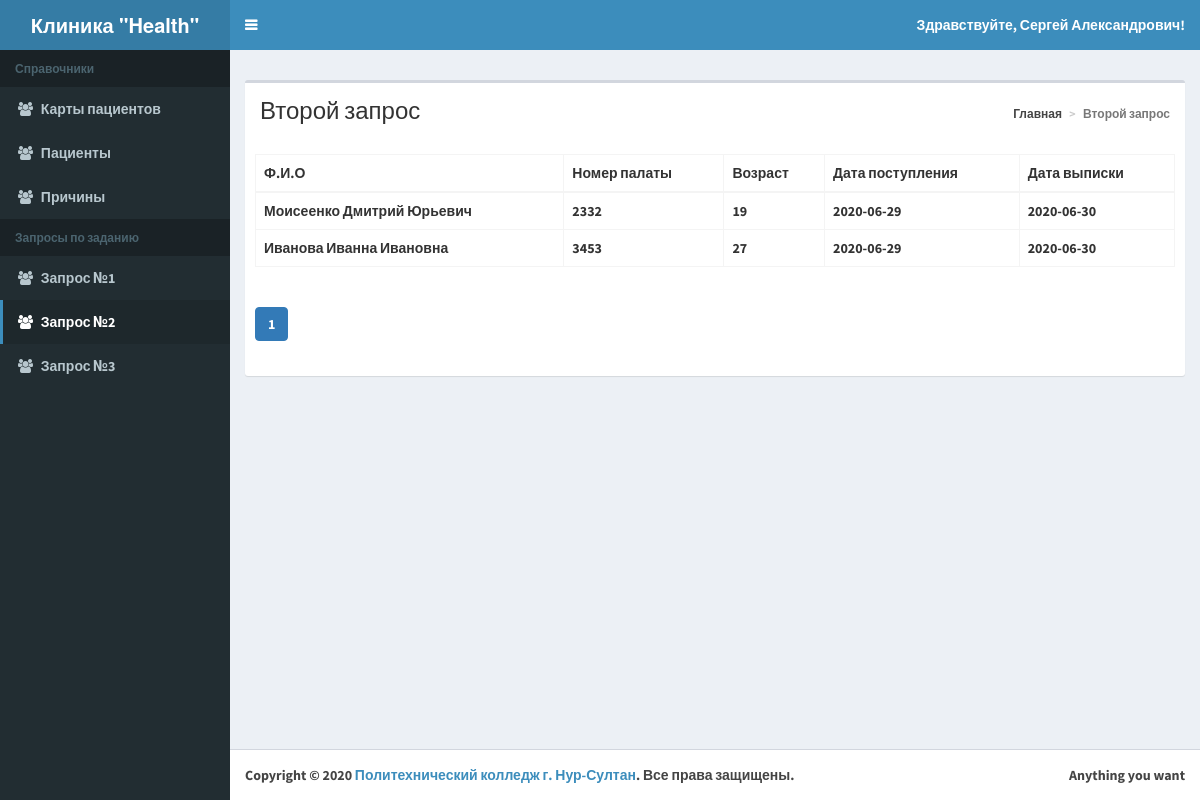
Screenshot of /list-patient1.php with the database file from the repository.
### tables this page shows
CREATE TABLE `patient` (
  `patient_id` int(11) NOT NULL,
  `lastname` varchar(255) DEFAULT NULL,
  `firstname` varchar(255) DEFAULT NULL,
  `patronomic` varchar(255) DEFAULT NULL,
  `age` varchar(255) DEFAULT NULL,
  `gender_id` int(11) NOT NULL,
  `height` int(11) NOT NULL,
  `weight` int(11) NOT NULL,
  `hair_color_id` int(11) NOT NULL,
  `primeti` varchar(55) NOT NULL
);

CREATE TABLE `hospital_ward` (
  `hospital_ward_id` int(11) NOT NULL,
  `number` int(55) NOT NULL,
  `telephone` int(55) NOT NULL
);

CREATE TABLE `card` (
  `card_id` int(255) NOT NULL,
  `patient_id` int(11) NOT NULL,
  `diagnose` varchar(55) NOT NULL,
  `postup_id` int(55) NOT NULL,
  `data_postup` date NOT NULL,
  `hospital_ward_id` int(55) NOT NULL,
  `telephone` int(55) NOT NULL,
  `data_vip` date DEFAULT NULL,
  `prichina_id` int(11) DEFAULT NULL
);

### classes/BaseMap.php (called while the page is built, shortened)
<?php
abstract class BaseMap extends config{
	function __construct()
	{
	try
	{
	$this->db = new
	PDO('mysql:host='.self::HOST.';dbname='.self::DB_NAME, self::DB_USER, self::DB_PASSWORD);
	}
	catch(PDOException $e){
		echo $e->getmessage();
	}
	}
}
?>

### classes/patientmap.php (called while the page is built, shortened)
<?php
class patientmap extends basemap{
    public function findAll1 ($ofset=0,$limit=30){
        $res = $this->db->query("SELECT hospital_ward.number AS number,CONCAT (patient.lastname ,'  ',patient.firstname  ,' ',patient.patronomic) AS fio,patient.age AS age, card.data_postup AS data_postup,c.data_vip AS data_vip"
            . " FROM patient
            JOIN card ON patient.patient_id = card.patient_id
            JOIN card c ON patient.patient_id = c.patient_id
            JOIN hospital_ward ON card.hospital_ward_id = hospital_ward.hospital_ward_id AND card.data_postup >= CURRENT_DATE LIMIT $ofset,$limit");
        return $res->fetchAll(PDO::FETCH_OBJ);
    }
}
?>

### list-patient1.php (the view, shortened to what this page needs)
<?php
$size = 5;
if (isset($_GET['page'])) {
    $page = Helper::clearInt($_GET['page']);
} else {
    $page = 1;
}
$pacMap = new patientmap();
$pacs = $pacMap->findAll1($page*$size-$size, $size);
require_once 'template/header.php';
?>
    <div class="row">
        <div class="col-xs-12">
            <div class="box">
                <section class="content-header">
                    <h1>Второй запрос</h1>
                    <ol class="breadcrumb">
                        <li><a href="/index.php"><i class="fafa-dashboard"></i> Главная</a></li>
                        <li class="active">Второй запрос</li>
                    </ol>
                </section>
                <div class="box-body">
                </div>
                <div class="box-body">
                    <?php
                    if ($pacs) {
                        ?>
                        <table id="example2" class="table table-bordered table-hover">
                            <thead>
                            <tr>
                                <th>Ф.И.О</th>
                                <th>Номер палаты</th>
                                <th>Возраст</th>
                                <th>Дата поступления</th>
                                <th>Дата выписки</th>
                            </tr>
                            </thead>
                            <tbody>
                            <?php
                            foreach ($pacs as $pac) {
                                echo '<tr>';
                                echo '<td>'.$pac->fio.'</td>';
                                echo '<td>'.$pac->number.'</td>';
                                echo '<td>'.$pac->age.'</td>';
                                echo '<td>'.$pac->data_postup.'</td>';
                                echo '<td>'.$pac->data_vip.'</td>';
                                echo '</tr>';
                            }
                            ?>
                            </tbody>
                        </table>
                    <?php } else {
                        echo 'Ни одного пациента не найдено';
                    } ?>
                </div>
                <div class="box-body">
                </div>
            </div>
        </div>
    </div>
<?php
require_once 'template/footer.php';
?>

### rows the page displays
patient: fio "Моисеенко Дмитрий Юрьевич", hospital_ward.number "2332", age "19", card.data_postup "2020-06-29", card.data_vip "2020-06-30"
patient: fio "Иванова Иванна Ивановна", hospital_ward.number "3453", age "27", card.data_postup "2020-06-29", card.data_vip "2020-06-30"

### other values shown
$text "Карты пациентов Пациенты Причины Запрос №1 Запрос №2 Запрос №3"
